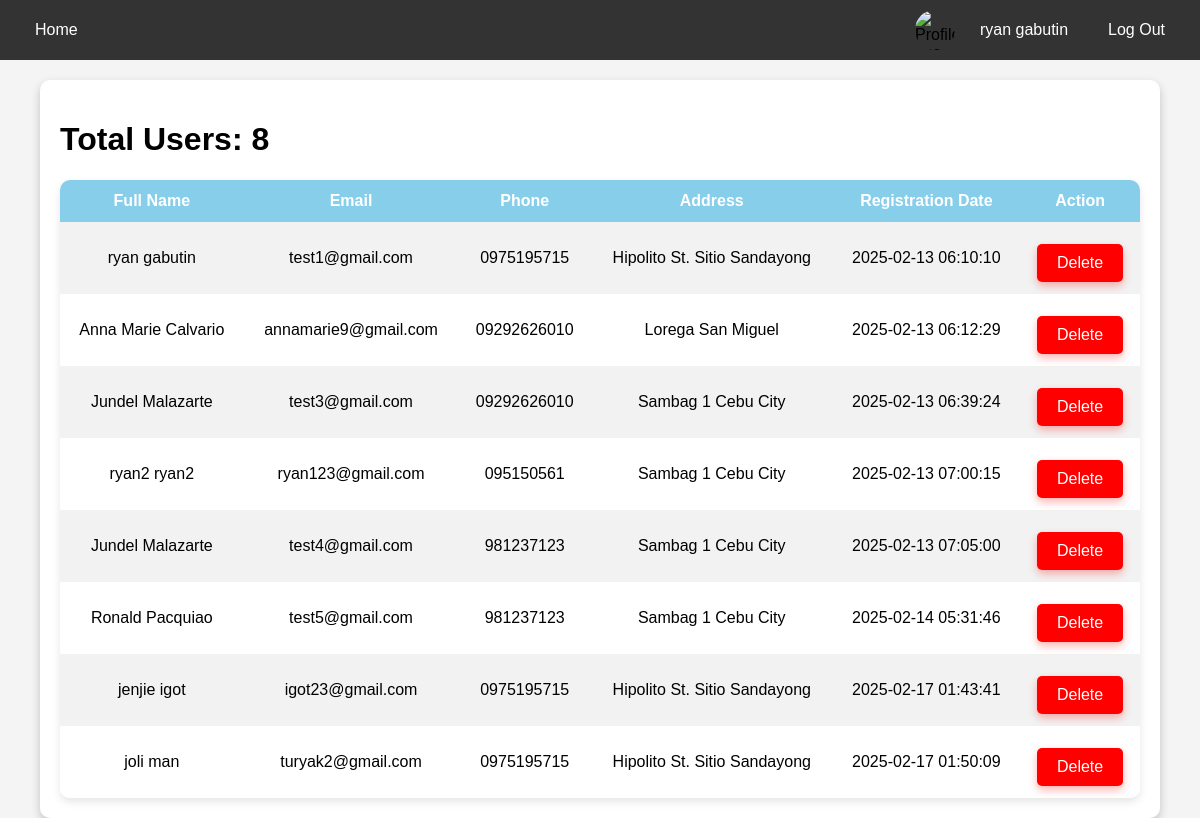
Page /admin/total_users.php (signed in) on the earlier database version.
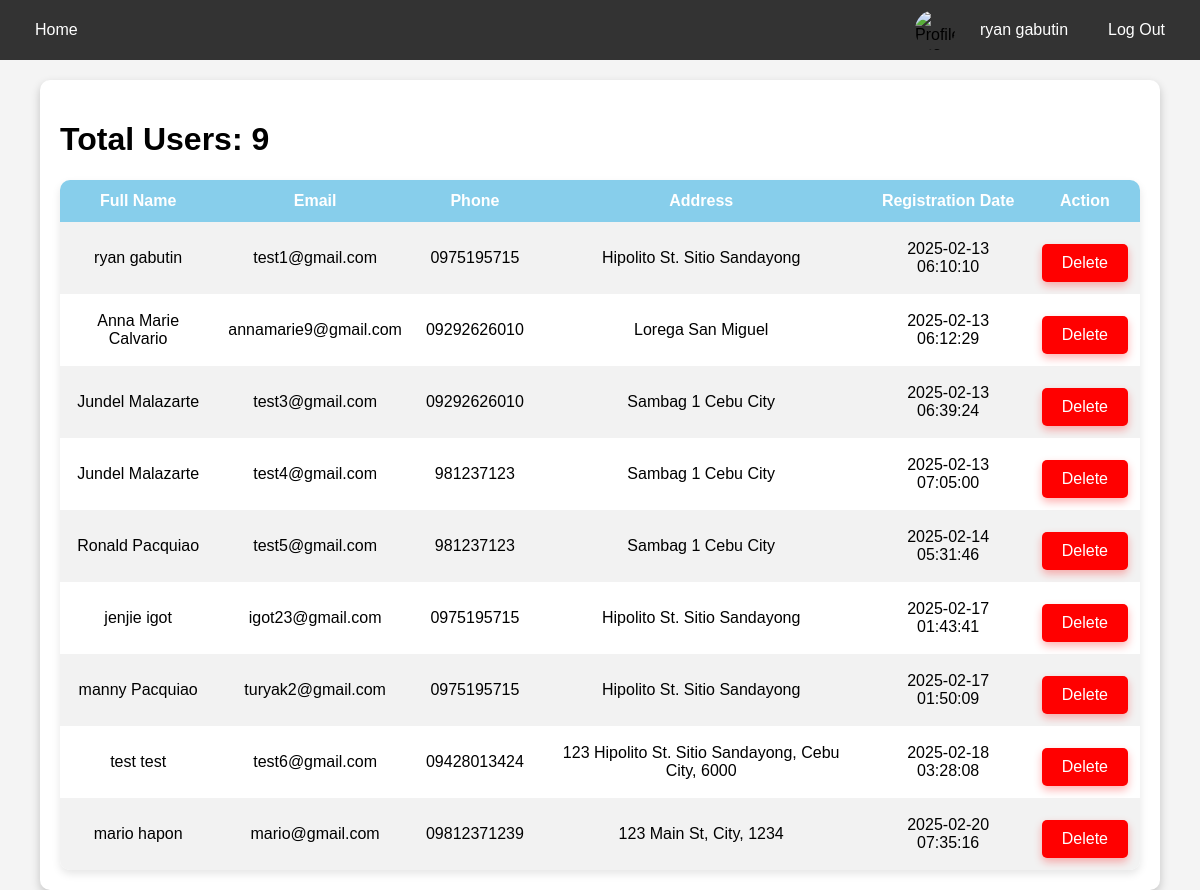
Same page on the later database version.
### tables this page shows
CREATE TABLE `users` (
  `id` int(11) NOT NULL,
  `fname` varchar(50) NOT NULL,
  `lname` varchar(50) NOT NULL,
  `email` varchar(100) NOT NULL,
  `pass` varchar(255) NOT NULL,
  `phone` varchar(15) NOT NULL,
  `address` text NOT NULL,
  `created_at` timestamp NOT NULL DEFAULT current_timestamp(),
  `profile_image` varchar(255) DEFAULT NULL
);

### admin/total_users.php (the view, shortened to what this page needs)
<?php
@include '../db_connect.php';
$user_id = $_SESSION['id'];
$sql = "SELECT fname, lname, profile_image FROM `users` WHERE id = ?";
$stmt = mysqli_prepare($conn, $sql);
mysqli_stmt_bind_param($stmt, "i", $user_id);
mysqli_stmt_execute($stmt);
$result = mysqli_stmt_get_result($stmt);
if ($row = mysqli_fetch_assoc($result)) {
    $fname = htmlspecialchars($row['fname']);
    $lname = htmlspecialchars($row['lname']);
    $profile_image = $row['profile_image'];
    $default_image = '../uploads/default.jpg';
    if (empty($profile_image) || !file_exists("../uploads/" . $profile_image)) {
        $profile_image = $default_image;
    } else {
        $profile_image = '../uploads/' . $profile_image;
    }
} else {
    $fname = "Admin";
    $lname = "User";
    $profile_image = '../uploads/default.jpg';
}
$total_users_query = mysqli_query($conn, "SELECT COUNT(*) FROM users");
$total_users = mysqli_fetch_row($total_users_query)[0];
$users_query = mysqli_query($conn, "SELECT id, fname, lname, email, phone, address, created_at FROM users");
?>
<!DOCTYPE html>
<html lang="en">
<head>
</head>
<body>
    <div class="navbar">
        <div class="nav-links">
            <a href="../admin/admin_dashboard.php">Home</a>
        </div>
        <div class="profile-info">
            <img src="<?php echo $profile_image; ?>" alt="Profile Image">
            <a href="profile.php"><?php echo $fname . " " . $lname; ?></a>
            <a href="../admin/logout.php">Log Out</a>
        </div>
    </div>
    <div class="container">
        <h1>Total Users: <?php echo $total_users; ?></h1>
        <table>
            <thead>
                <tr>
                    <th>Full Name</th>
                    <th>Email</th>
                    <th>Phone</th>
                    <th>Address</th>
                    <th>Registration Date</th>
                    <th>Action</th>
                </tr>
            </thead>
            <tbody>
                <?php
                while ($row = mysqli_fetch_assoc($users_query)) {
                    echo "<tr>
                        <td>{$row['fname']} {$row['lname']}</td>
                        <td>{$row['email']}</td>
                        <td>{$row['phone']}</td>
                        <td>{$row['address']}</td>
                        <td>{$row['created_at']}</td>
                        <td><a href='../admin/delete.php?id={$row['id']}' class='delete-btn' onclick=\"return confirm('Are you sure you want to delete this user?');\">Delete</a></td>
                      </tr>";
                }
                ?>
            </tbody>
        </table>
    </div>
</body>
</html>

Differences in the rows shown:
removed users: fname "ryan2", lname "ryan2", email "ryan123@gmail.com", phone "095150561", address "Sambag 1 Cebu City", created_at "2025-02-13 07:00:15"
changed users "turyak2@gmail.com": fname "joli" → "manny"; lname "man" → "Pacquiao"
added users: fname "test", lname "test", email "test6@gmail.com", phone "09428013424", address "123 Hipolito St. Sitio Sandayong, Cebu City, 6000", created_at "2025-02-18 03:28:08"
added users: fname "mario", lname "hapon", email "mario@gmail.com", phone "09812371239", address "123 Main St, City, 1234", created_at "2025-02-20 07:35:16"
Other differences:
$total_users: "8" → "9"
